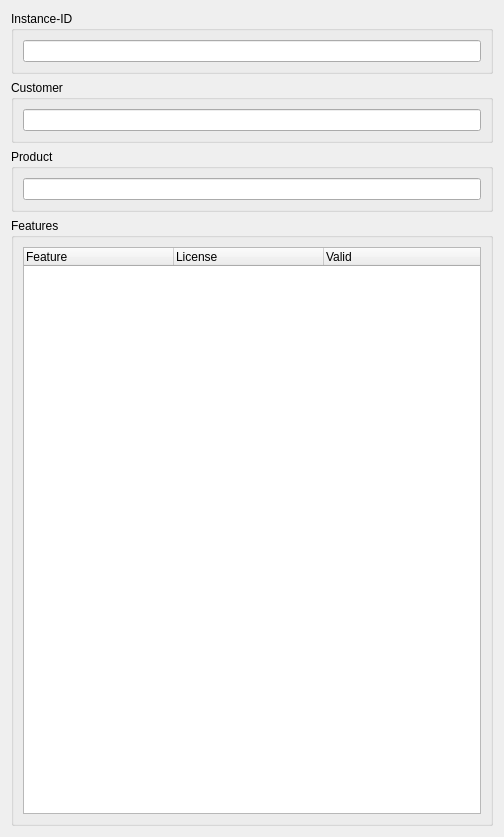
<?xml version="1.0" encoding="UTF-8"?>
<ui version="4.0">
 <class>CProductInstanceInfoViewComp</class>
 <widget class="QWidget" name="CProductInstanceInfoViewComp">
  <property name="geometry">
   <rect>
    <x>0</x>
    <y>0</y>
    <width>504</width>
    <height>837</height>
   </rect>
  </property>
  <property name="windowTitle">
   <string>Edit Product Instance</string>
  </property>
  <property name="styleSheet">
   <string notr="true"/>
  </property>
  <layout class="QVBoxLayout" name="verticalLayout">
   <item>
    <widget class="QGroupBox" name="InstanceIdGroup">
     <property name="maximumSize">
      <size>
       <width>600</width>
       <height>16777215</height>
      </size>
     </property>
     <property name="title">
      <string>Instance-ID</string>
     </property>
     <layout class="QHBoxLayout" name="horizontalLayout_2">
      <item>
       <widget class="QLineEdit" name="ProductInstanceIdEdit">
        <property name="readOnly">
         <bool>true</bool>
        </property>
       </widget>
      </item>
     </layout>
    </widget>
   </item>
   <item>
    <widget class="QGroupBox" name="CustomerGroup">
     <property name="maximumSize">
      <size>
       <width>600</width>
       <height>16777215</height>
      </size>
     </property>
     <property name="title">
      <string>Customer</string>
     </property>
     <layout class="QVBoxLayout" name="verticalLayout_3">
      <item>
       <widget class="QLineEdit" name="CustomerNameEdit">
        <property name="readOnly">
         <bool>true</bool>
        </property>
       </widget>
      </item>
     </layout>
    </widget>
   </item>
   <item>
    <widget class="QGroupBox" name="ProductSelectionGroup">
     <property name="maximumSize">
      <size>
       <width>600</width>
       <height>16777215</height>
      </size>
     </property>
     <property name="title">
      <string>Product</string>
     </property>
     <layout class="QVBoxLayout" name="verticalLayout_2">
      <item>
       <widget class="QLineEdit" name="ProductNameEdit">
        <property name="readOnly">
         <bool>true</bool>
        </property>
       </widget>
      </item>
     </layout>
    </widget>
   </item>
   <item>
    <widget class="QGroupBox" name="FeaturesGroup">
     <property name="minimumSize">
      <size>
       <width>0</width>
       <height>104</height>
      </size>
     </property>
     <property name="maximumSize">
      <size>
       <width>600</width>
       <height>16777215</height>
      </size>
     </property>
     <property name="title">
      <string>Features</string>
     </property>
     <layout class="QVBoxLayout" name="verticalLayout_4">
      <item>
       <widget class="QTreeWidget" name="FeatureTree">
        <property name="indentation">
         <number>0</number>
        </property>
        <attribute name="headerMinimumSectionSize">
         <number>50</number>
        </attribute>
        <attribute name="headerDefaultSectionSize">
         <number>150</number>
        </attribute>
        <column>
         <property name="text">
          <string>Feature</string>
         </property>
        </column>
        <column>
         <property name="text">
          <string>License</string>
         </property>
        </column>
        <column>
         <property name="text">
          <string>Valid</string>
         </property>
        </column>
       </widget>
      </item>
     </layout>
    </widget>
   </item>
  </layout>
 </widget>
 <resources>
  <include location="../imtgui/imtgui.qrc"/>
 </resources>
 <connections/>
</ui>
